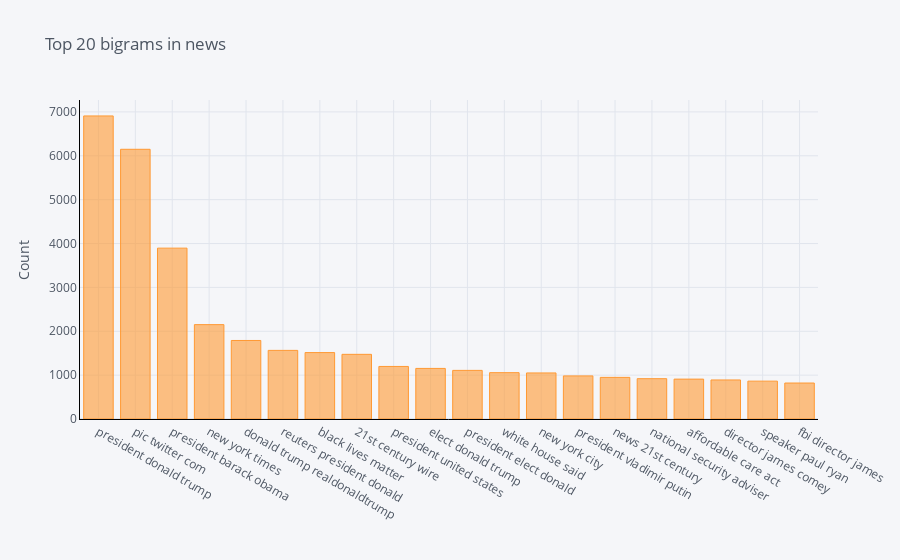

Notebook source saved alongside this figure:
### Code cell
def get_top_n_trigram(corpus, n=None):
    vec = CountVectorizer(ngram_range=(3, 3), stop_words='english').fit(corpus)
    bag_of_words = vec.transform(corpus)
    sum_words = bag_of_words.sum(axis=0) 
    words_freq = [(word, sum_words[0, idx]) for word, idx in vec.vocabulary_.items()]
    words_freq =sorted(words_freq, key = lambda x: x[1], reverse=True)
    return words_freq[:n]

#Calling function and return only top 20 words
common_words = get_top_n_trigram(clean_news['news'], 20)

#Printing word and their respective frequencies
for word, freq in common_words:
    print(word, freq)

#Creating a dataframe with words and count
df6 = pd.DataFrame(common_words, columns = ['news' , 'count'])

#Grouping the words and plotting their frequencies
df6.groupby('news').sum()['count'].sort_values(ascending=False).iplot(kind='bar', yTitle='Count', linecolor='black', title='Top 20 bigrams in news')

### Figure 1 — Plotly figure (JSON) as saved in the notebook; plotly's stock layout.template omitted (floating-point values rounded to 4 significant figures)
{"data": [{"marker": {"color": "rgba(255, 153, 51, 0.6)", "line": {"color": "rgba(255, 153, 51, 1.0)", "width": 1}}, "name": "count", "orientation": "v", "text": "", "type": "bar", "x": ["president donald trump", "pic twitter com", "president barack obama", "new york times", "donald trump realdonaldtrump", "reuters president donald", "black lives matter", "21st century wire", "president united states", "elect donald trump", "president elect donald", "white house said", "new york city", "president vladimir putin", "news 21st century", "national security adviser", "affordable care act", "director james comey", "speaker paul ryan", "fbi director james"], "y": [6908, 6148, 3895, 2151, 1790, 1564, 1514, 1474, 1198, 1153, 1108, 1056, 1050, 982, 949, 919, 909, 890, 863, 820]}], "layout": {"legend": {"bgcolor": "#F5F6F9", "font": {"color": "#4D5663"}}, "paper_bgcolor": "#F5F6F9", "plot_bgcolor": "#F5F6F9", "title": {"font": {"color": "#4D5663"}, "text": "Top 20 bigrams in news"}, "xaxis": {"gridcolor": "#E1E5ED", "linecolor": "black", "showgrid": true, "tickfont": {"color": "#4D5663"}, "title": {"font": {"color": "#4D5663"}, "text": ""}, "zerolinecolor": "#E1E5ED"}, "yaxis": {"gridcolor": "#E1E5ED", "linecolor": "black", "showgrid": true, "tickfont": {"color": "#4D5663"}, "title": {"font": {"color": "#4D5663"}, "text": "Count"}, "zerolinecolor": "#E1E5ED"}}}
